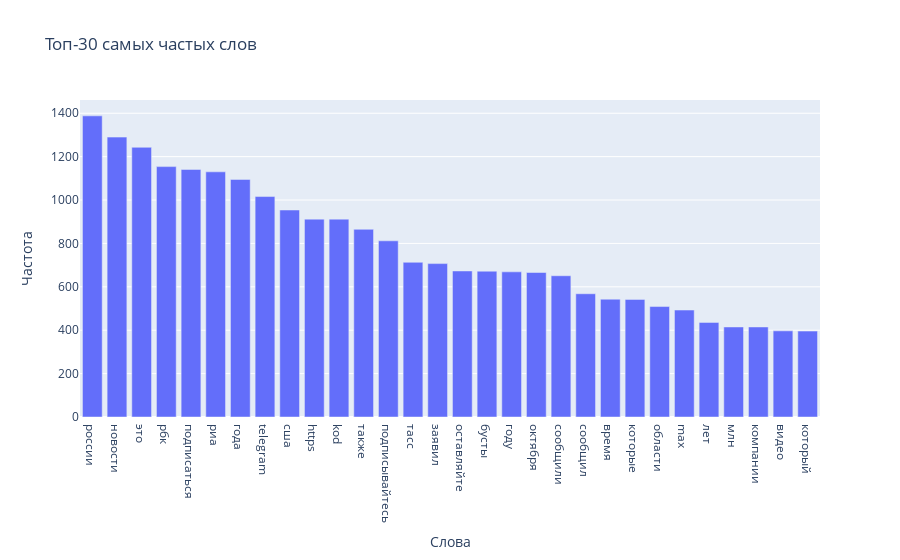

The notebook cell saved with this chart:
### Markdown cell above
## 5. Визуализация частот слов

### Code cell
def create_word_visualizations(token_stats):
    """Создание визуализаций для слов"""
    
    # Топ-30 самых частых слов
    top_words = token_stats['top_words'][:30]

    fig = px.bar(x=[word[0] for word in top_words], 
                 y=[word[1] for word in top_words],
                 title="Топ-30 самых частых слов",
                 labels={'x': 'Слова', 'y': 'Частота'})
    fig.show()

    # Облако слов
    wordcloud = WordCloud(
        width=800, 
        height=400, 
        background_color='white',
        colormap='viridis',
        max_words=100
    ).generate_from_frequencies(token_stats['word_freq'])

    plt.figure(figsize=(12, 6))
    plt.imshow(wordcloud, interpolation='bilinear')
    plt.axis('off')
    plt.title('Облако слов (после очистки от стоп-слов)')
    plt.show()

create_word_visualizations(token_stats)

### Figure 1 — Plotly figure (JSON) as saved in the notebook; plotly's stock layout.template omitted (floating-point values rounded to 4 significant figures)
{"data": [{"hovertemplate": "Слова=%{x}<br>Частота=%{y}<extra></extra>", "legendgroup": "", "marker": {"color": "#636efa", "pattern": {"shape": ""}}, "name": "", "orientation": "v", "showlegend": false, "textposition": "auto", "type": "bar", "x": ["россии", "новости", "это", "рбк", "подписаться", "риа", "года", "telegram", "сша", "https", "kod", "также", "подписывайтесь", "тасс", "заявил", "оставляйте", "бусты", "году", "октября", "сообщили", "сообщил", "время", "которые", "области", "max", "лет", "млн", "компании", "видео", "который"], "xaxis": "x", "y": [1388, 1290, 1243, 1154, 1141, 1130, 1095, 1016, 954, 912, 912, 865, 812, 713, 707, 673, 672, 669, 666, 651, 568, 543, 542, 509, 493, 436, 415, 415, 397, 396], "yaxis": "y"}], "layout": {"barmode": "relative", "legend": {"tracegroupgap": 0}, "title": {"text": "Топ-30 самых частых слов"}, "xaxis": {"anchor": "y", "domain": [0, 1], "title": {"text": "Слова"}}, "yaxis": {"anchor": "x", "domain": [0, 1], "title": {"text": "Частота"}}}}
